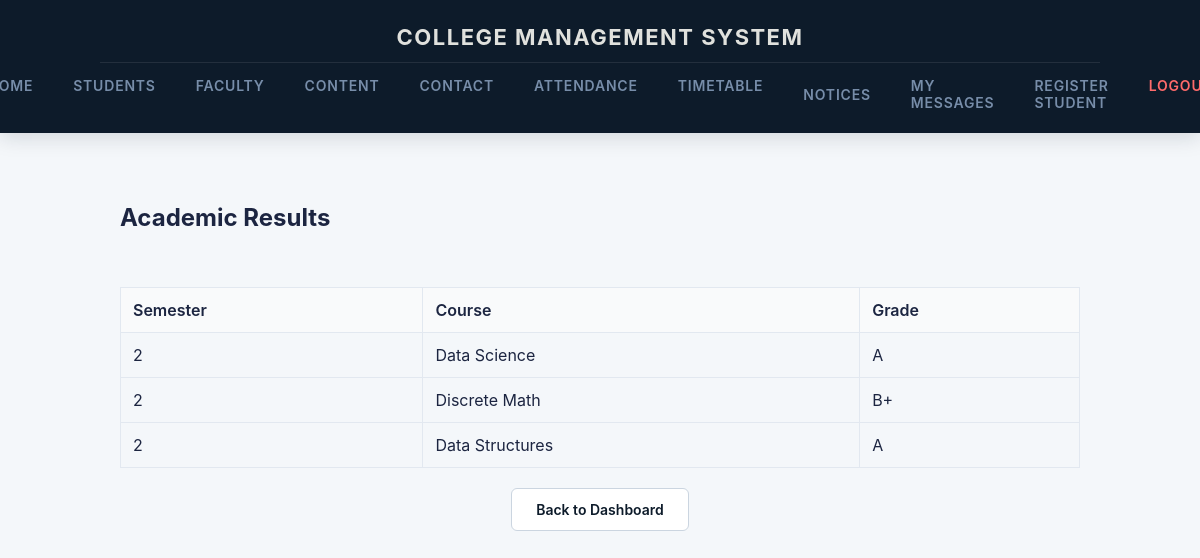
Page /results/ (signed in) on the committed database.
### cms/models.py (models this page shows, shortened)
class Result(models.Model):
    student = models.ForeignKey(Student, on_delete=models.CASCADE, related_name='results')
    semester = models.CharField(max_length=20)
    course = models.CharField(max_length=100)
    grade = models.CharField(max_length=5)
    created_at = models.DateTimeField(auto_now_add=True)

### cms/views.py (the view)
# urls.py: path("results/", results_view, name="results"),
@student_login_required
def results_view(request):
    student_id = request.session.get('student_id')
    try:
        student = Student.objects.get(id=student_id)
    except Student.DoesNotExist:
        request.session.flush()
        return redirect('login')
    results = Result.objects.filter(student=student).order_by('-created_at')
    context = {
        'student': student,
        'results': results,
    }
    return render(request, 'results.html', context)

### admin_dashboard/context_processors.py (called while the page is built)
def sidebar_links(request):
    return {
        'admin_nav':
            [
                {'name': 'Dashboard', 'url': 'staff_dashboard', 'icon': '📊'},
                {'name': 'Students', 'url': 'staff_students', 'icon': '🎓'},
                {'name': 'Faculty', 'url': 'staff_faculty', 'icon': '💼'},
                {'name': 'Attendance', 'url': 'staff_attendance', 'icon': '✅'},
                {'name': 'Messages', 'url': 'staff_messages', 'icon': '✉️'},
            ]
    }

### cms/context_processors.py (called while the page is built)
def student_nav_context(request):
    student_id = request.session.get('student_id')
    if not student_id:
        return {}
    from .models import Student
    try:
        student = Student.objects.select_related('department').get(id=student_id)
    except Student.DoesNotExist:
        return {}
    notices_qs = Notice.objects.filter(
        Q(department__isnull=True) | Q(department=student.department),
        Q(semester='') | Q(semester=student.semester),
    )
    unread_notice_count = notices_qs.exclude(reads__student=student).count()
    return {
        'nav_student': student,
        'unread_notice_count': unread_notice_count,
    }

### cms/views.py (called while the page is built)
def student_login_required(view_func):
    @wraps(view_func)
    def _wrapped_view(request, *args, **kwargs):
        if 'student_id' not in request.session:
            return redirect('login')
        return view_func(request, *args, **kwargs)
    return _wrapped_view

### cms/templates/results.html (shortened to what this page needs)
{% extends 'index.html' %}
{% block main_content %}
<div class="cms-module-header"><h2>Academic Results</h2></div>
{% if results %}
<table class="cms-results-table">
    <thead>
        <tr>
            <th>Semester</th>
            <th>Course</th>
            <th>Grade</th>
        </tr>
    </thead>
    <tbody>
    {% for r in results %}
        <tr>
            <td>{{ r.semester }}</td>
            <td>{{ r.course }}</td>
            <td>{{ r.grade }}</td>
        </tr>
    {% endfor %}
    </tbody>
</table>
{% else %}
<p class="cms-alert-info">No results recorded yet.</p>
{% endif %}
<div class="cms-dashboard-actions" style="margin-top: 20px;">
    <a href="{% url 'index' %}" class="cms-btn-secondary">Back to Dashboard</a>
</div>
{% endblock %}

### static/css/style.css (style rules this page uses)
:root { --eclipse-deep: #0D1B2A; --eclipse-navy: #1B263B; --eclipse-steel: #415A77; --eclipse-light: #778DA9; --eclipse-glow: #E0E1DD; --canvas-bg: #F4F7FA; --text-primary: #1C2541; }
body { font-family: -apple-system, BlinkMacSystemFont, "Segoe UI", Roboto, Helvetica, Arial, sans-serif; background-color: var(--canvas-bg); color: var(--text-primary); margin: 0; padding: 0; -webkit-font-smoothing: antialiased; }
.cms-module-header { display: flex; justify-content: space-between; align-items: center; margin-bottom: 35px; }
.cms-results-table { width: 100%; border-collapse: collapse; margin-top: 20px; }
.cms-results-table th, .cms-results-table td { padding: 12px; border: 1px solid #E2E8F0; text-align: left; }
.cms-results-table th { background-color: #F9FAFB; font-weight: 600; }
.cms-btn-secondary { background-color: #ffffff; color: var(--eclipse-deep); text-decoration: none; padding: 12px 24px; border-radius: 6px; font-weight: 600; font-size: 14px; border: 1px solid #CBD5E0; cursor: pointer; display: inline-block; transition: all 0.2s cubic-bezier(0.4, 0, 0.2, 1); }
.cms-dashboard-actions { margin-top: 30px; display: flex; flex-wrap: wrap; justify-content: center; gap: 16px; }

### rows in the picture
Result: semester "2", course "Data Science", grade "A"
Result: semester "2", course "Discrete Math", grade "B+"
Result: semester "2", course "Data Structures", grade "A"
